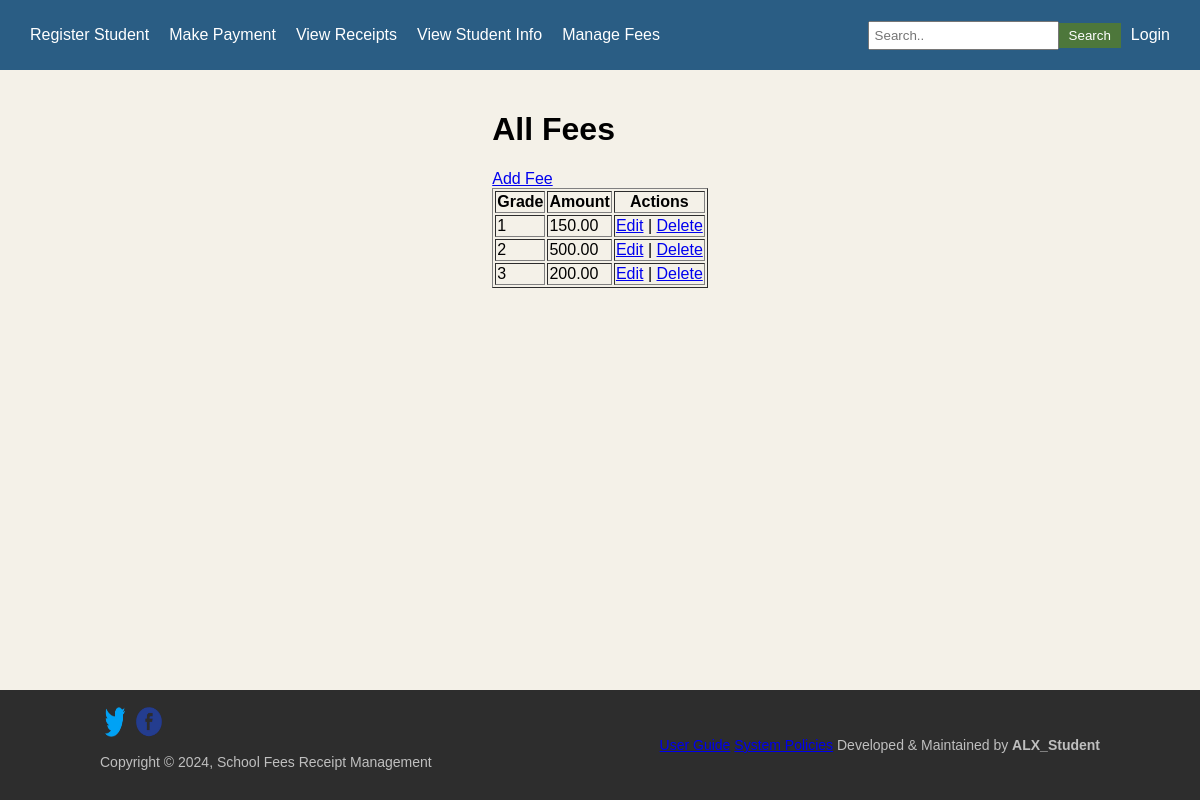
The page /fees/ on the database its author committed.
### Fee_App/models.py (models this page shows, shortened)
class Fee(models.Model):
    grade = models.CharField(max_length=50)
    amount = models.DecimalField(max_digits=10, decimal_places=2)

### Fee_App/views.py (the view)
# urls.py: path('fees/', views.fee_list, name='fee_list'),
def fee_list(request):
    fees = Fee.objects.all()
    return render(request, 'Fee_app/fee_list.html', {'fees': fees})

### Fee_App/templates/Fee_App/fee_list.html (shortened to what this page needs)
{% extends 'Authentication_App/base.html' %}
{% block navbar %}
<nav class="navbar">
 <div class="nav-left">
  <a href="{% url 'register_student' %}">Register Student</a>
  <a href="{% url 'make_payment' %}">Make Payment</a>
  <a href="{% url 'view_receipt' %}">View Receipts</a>
  <a href="{% url 'student_list' %}">View Student Info</a>
  <a href="{% url 'fee_list' %}"> Manage Fees</a>
 </div>
 <div class="nav-right">
  <input type="text" placeholder="Search..">
  <button>Search</button>
  {% if user.is_authenticated %}
  <form action="{% url 'logout' %}" method="post" style="display: inline;">
   {% csrf_token %}
   <button type="submit" style="background: none; border: none; color: white; cursor: pointer;">
    Logout
   </button>
  </form>
  {% else %}
  <a href="{% url 'login' %}">Login</a>
  {% endif %}
 </div>
</nav>
{% endblock %}
{% block content %}
<h1>All Fees</h1>
<a href="{% url 'add_fee' %}">Add Fee</a>
<table border="1">
 <tr>
  <th>Grade</th>
  <th>Amount</th>
  <th>Actions</th>
 </tr>
 {% for fee in fees %}
 <tr>
  <td>{{ fee.grade }}</td>
  <td>{{ fee.amount }}</td>
  <td>
   <a href="{% url 'edit_fee' fee.pk %}">Edit</a> |
   <a href="{% url 'delete_fee' fee.pk %}">Delete</a>
  </td>
 </tr>
 {% empty %}
 <tr>
  <td colspan="3">No fees found.</td>
 </tr>
 {% endfor %}
</table>
{% endblock %}

### Authentication_App/templates/Authentication_App/base.html (style rules this page uses)
body { font-family: Arial, sans-serif; background-color: #F4F1E8; margin: 0; padding: 0; display: flex; flex-direction: column; min-height: 100vh; }
.navbar { background-color: #2a5d84; color: white; display: flex; justify-content: space-between; padding: 10px 20px; align-items: center; height: 50px; }
.nav-left, .nav-right { display: flex; align-items: center; }
.nav-left a, .nav-right a { color: white; text-decoration: none; margin: 0 10px; }
.nav-right input { padding: 5px; margin-left: 10px; }
.nav-right button { background-color: #4d773b; color: white; border: none; padding: 5px 10px; cursor: pointer; }

### rows shown on the page
Fee: grade "1", amount "150.00"
Fee: grade "2", amount "500.00"
Fee: grade "3", amount "200.00"
